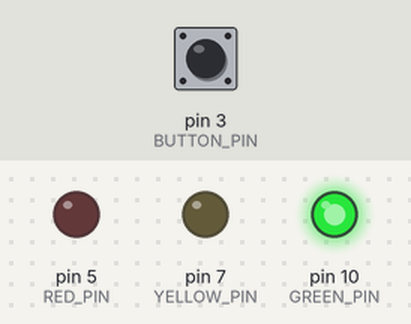
The sketch below on a simulated Arduino Uno, built with avr-gcc and run on an emulated ATmega328P. Shown: output pins drawn as LEDs (lit = HIGH). Inputs (shaded band) come from the test bench; at power-on: pin 3 (BUTTON_PIN) HIGH.

Above: at 1.2 s.
1.3 s: pin 3 (BUTTON_PIN) pulled LOW for 0.15 s
At 1.9 s:
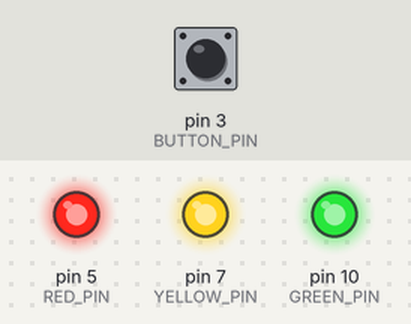
2.9 s: pin 3 (BUTTON_PIN) pulled LOW for 1 s
At 4.3 s:
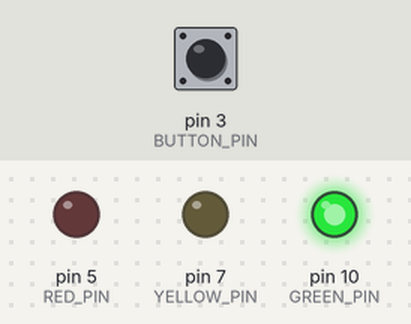
6.9 s: pin 3 (BUTTON_PIN) pulled LOW for 3.2 s
At 7.4 s:
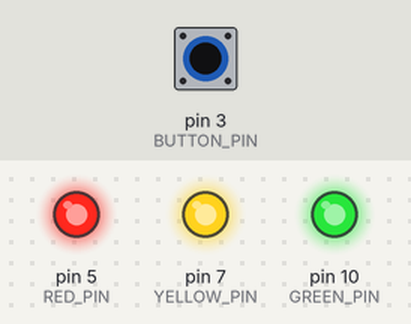
11.6 s: pin 3 (BUTTON_PIN) pulled LOW for 0.15 s
At 17.1 s:
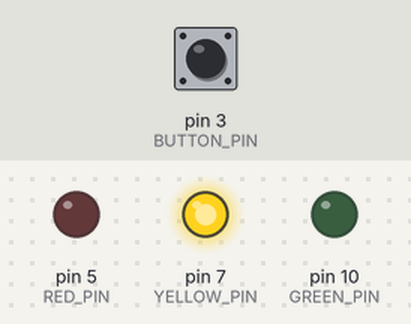
Timing chart, 0 to 20.1 s (numbered marks = the images above; inputs shaded):
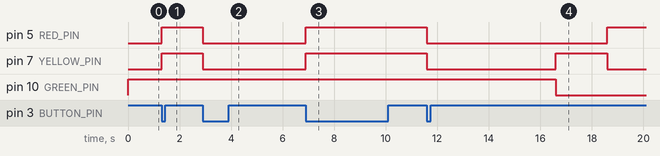

Measured:
- after the input at 1.3 s, pin 5 (RED_PIN), pin 7 (YELLOW_PIN): LOW → HIGH at once
- after the input at 2.9 s, pin 5 (RED_PIN), pin 7 (YELLOW_PIN): HIGH → LOW at once
- after the input at 6.9 s, pin 5 (RED_PIN): LOW → HIGH after 0.00 s instead of 3.0 s; pin 10 (GREEN_PIN): stays HIGH (without the input it goes to LOW after 1.0 s)
- after the input at 11.6 s, pin 5 (RED_PIN): HIGH → LOW at once, → HIGH 7.0 s later; pin 7 (YELLOW_PIN): HIGH → LOW at once, → HIGH 5.0 s later, → LOW 2.0 s later; pin 10 (GREEN_PIN): HIGH → LOW after 5.0 s

The sketch:

Traffic_Light_Basic.ino
```cpp
// 아두이노 우노 신호등 (10번: 초록, 7번: 노랑, 5번: 빨강)
// 초록 5초 → 노랑 2초 → 빨강 5초 순서로 계속 반복
// 3번 핀 버튼을 누르면 인터럽트가 발생해서 세 불이 바로 다 켜짐, 한 번 더 누르면 다시 신호등 시작

const int GREEN_PIN = 10;                   // 초록불 핀
const int YELLOW_PIN = 7;                   // 노란불 핀
const int RED_PIN = 5;                      // 빨간불 핀
const int BUTTON_PIN = 3;                   // 버튼 핀 (인터럽트 1번)

const unsigned long GREEN_TIME = 5000;      // 초록불 켜져 있는 시간, 5000ms
const unsigned long YELLOW_TIME = 2000;     // 노란불 켜져 있는 시간, 2000ms (곧 빨간불로 바뀐다는 경고라 짧게)
const unsigned long RED_TIME = 5000;        // 빨간불 켜져 있는 시간, 5000ms
const unsigned long DEBOUNCE_DELAY = 200;   // 버튼 떨림 무시 시간, 200ms

// 인터럽트 함수 안에서 바꾸는 변수는 volatile을 붙여야 loop()에서 바뀐 값을 제대로 읽음
volatile bool allOn = false;                // 세 불 다 켜기 상태인지
volatile unsigned long lastInterruptTime = 0; // 마지막으로 인정한 인터럽트 시각 (ms)

void setLights(int green, int yellow, int red)  // 세 불을 한 번에 켜고 끄는 함수
{
  digitalWrite(GREEN_PIN, green);           // 초록불
  digitalWrite(YELLOW_PIN, yellow);         // 노란불
  digitalWrite(RED_PIN, red);               // 빨간불
}

void buttonISR()    // 버튼을 누르는 순간 자동으로 실행되는 인터럽트 함수
{
  unsigned long now = millis();             // 지금 시각 (ms)
  if (now - lastInterruptTime < DEBOUNCE_DELAY)  // 200ms 안에 또 들어온 건 버튼 떨림이라 무시
  {
    return;
  }
  lastInterruptTime = now;                  // 인정한 시각 기록

  allOn = !allOn;                           // 세 불 다 켜기 상태 켜기/끄기 (토글)
  if (allOn)
  {
    setLights(HIGH, HIGH, HIGH);            // 신호 도중이라도 바로 세 불 다 켜기
  }
}

bool waitMs(unsigned long ms)   // delay() 대신 쓰는 대기 함수, 기다리는 중에 버튼이 눌리면 바로 멈춤
{
  unsigned long start = millis();           // 기다리기 시작한 시각
  while (millis() - start < ms)             // 정해진 시간이 지날 때까지
  {
    if (allOn)                              // 버튼이 눌렸으면
    {
      return false;                         // 기다리기 중단
    }
  }
  return true;                              // 끝까지 기다림
}

void setup()    // 한 번만 실행
{
  pinMode(GREEN_PIN, OUTPUT);               // 초록불 핀 모드를 출력모드로
  pinMode(YELLOW_PIN, OUTPUT);              // 노란불 핀 모드를 출력모드로
  pinMode(RED_PIN, OUTPUT);                 // 빨간불 핀 모드를 출력모드로
  pinMode(BUTTON_PIN, INPUT_PULLUP);        // 버튼핀 모드를 입력모드로, 내부 풀업 저항 사용 (안 누르면 HIGH, 누르면 LOW)

  // 버튼을 누르는 순간(FALLING = HIGH → LOW) buttonISR 함수 실행
  attachInterrupt(digitalPinToInterrupt(BUTTON_PIN), buttonISR, FALLING);
}

void loop()     //무한히 반복
{
  if (allOn)                                // 세 불 다 켜기 상태면
  {
    setLights(HIGH, HIGH, HIGH);            // 세 불 다 켜고 신호등은 멈춤
    return;
  }

  setLights(HIGH, LOW, LOW);                // 초록불만 켜기
  if (!waitMs(GREEN_TIME)) return;          // 5초 대기, 버튼 눌리면 바로 멈춤

  setLights(LOW, HIGH, LOW);                // 노란불만 켜기
  if (!waitMs(YELLOW_TIME)) return;         // 2초 대기, 버튼 눌리면 바로 멈춤

  setLights(LOW, LOW, HIGH);                // 빨간불만 켜기
  if (!waitMs(RED_TIME)) return;            // 5초 대기, 버튼 눌리면 바로 멈춤
}
```
